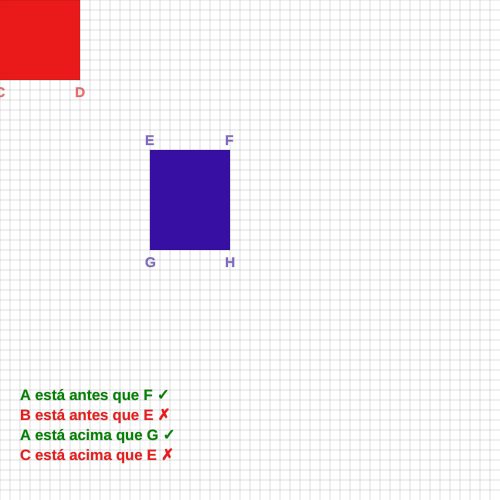
Frame 1 (no input)
Frame 60 (no input): identical to frame 1, image omitted
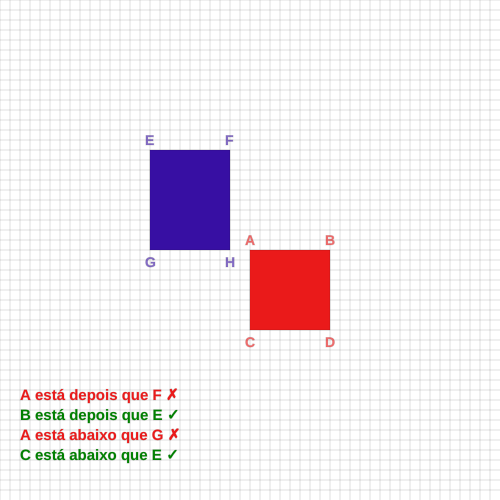
Frame 120 (the mouse pressed at the canvas centre since frame 60)

The p5.js sketch that drew these frames (run headless with seeded random() and noise() and a simulated clock; from frame 60 on, the mouse is pressed at the canvas centre):

// p5.js sketch
// ── sketch.js
const screenSize = {
	width: 500,
	height: 500
};

let exComplete = false;

const rect1 = {
	pos: { x: 0, y: 0 },
	width: 80,
	height: 80,
	points: ["A", "B", "C", "D"],
	color: 'rgba(234, 26, 26, 0.63)',
	hoverColor: 'rgba(234, 26, 26, 1)',
	getColor: function (collided) {
		return collided ? this.color : this.hoverColor;
	}
};

const rect2 = {
	pos: { x: 150, y: 150 },
	width: 80,
	height: 100,
	points: ["E", "F", "G", "H"],
	color: 'rgba(55, 15, 163, 0.60)',
	hoverColor: 'rgba(55, 15, 163, 1)',
	getColor: function (collided) {
		return collided ? this.color : this.hoverColor;
	}
};


function setup() {
	createCanvas(screenSize.width, screenSize.height);
	exComplete = new URL(window.location).searchParams.get("complete") == "true";
}

function draw() {
	background('white');
	stroke('black');

	rect1.pos.x = mouseX;
	rect1.pos.y = mouseY;

	drawGrid();
	drawRect(rect2, hasCollided(rect1, rect2));
	drawRect(rect1, hasCollided(rect1, rect2));
	drawPoints(rect1, rect2);
}

function drawGrid() {
	let x = 0;
	let y = 0;

	stroke('rgba(0, 0, 0, 0.13)');

	while (y < screenSize.height) {
		line(0, y, screenSize.width, y);
		y += 10;
	}

	while (x < screenSize.width) {
		line(x, 0, x, screenSize.height);
		x += 10;
	}
}

function drawRect(obj, collided) {
	fill(obj.getColor(collided));
	rect(obj.pos.x, obj.pos.y, obj.width, obj.height);

	if (exComplete) {
		drawPoint(getP1PointFormatted(obj), obj.pos.x - 20, obj.pos.y - 5, "black");
		drawPoint(getP2PointFormatted(obj), obj.pos.x + obj.width - 20, obj.pos.y - 5, "black");
		drawPoint(getP3PointFormatted(obj), obj.pos.x - 20, obj.pos.y + obj.height + 17, "black");
		drawPoint(getP4PointFormatted(obj), obj.pos.x + obj.width - 20, obj.pos.y + obj.height + 17, "black");
	} else {
		drawPoint(obj.points[0], obj.pos.x - 5, obj.pos.y - 5, obj.color);
		drawPoint(obj.points[1], obj.pos.x + obj.width - 5, obj.pos.y - 5, obj.color);
		drawPoint(obj.points[2], obj.pos.x - 5, obj.pos.y + obj.height + 17, obj.color);
		drawPoint(obj.points[3], obj.pos.x + obj.width - 5, obj.pos.y + obj.height + 17, obj.color);
	}

}

function drawPoints(rect1, rect2) {
	const checks = [
		{
			collided: hasCollidedAF(rect1, rect2),
			text: hasCollidedAF(rect1, rect2) ? "A está antes que F ✓" : "A está depois que F ✗",
			completeText: hasCollidedAF(rect1, rect2) ? "Ax está antes que Fx ✓" : "Ax está depois que Fx ✗"
		},
		{
			collided: hasCollidedBE(rect1, rect2),
			text: hasCollidedBE(rect1, rect2) ? "B está depois que E ✓" : "B está antes que E ✗",
			completeText: hasCollidedBE(rect1, rect2) ? "Bx está depois que Ex ✓" : "Bx está antes que Ex ✗",
		},
		{
			collided: hasCollidedAG(rect1, rect2),
			text: hasCollidedAG(rect1, rect2) ? "A está acima que G ✓" : "A está abaixo que G ✗",
			completeText: hasCollidedAG(rect1, rect2) ? "Ay está acima que Gy ✓" : "Ay está abaixo que Gy ✗",
		},
		{
			collided: hasCollidedCE(rect1, rect2),
			text: hasCollidedCE(rect1, rect2) ? "C está abaixo que E ✓" : "C está acima que E ✗",
			completeText: hasCollidedCE(rect1, rect2) ? "Cx está abaixo que Ex ✓" : "Cx está acima que Ex ✗",
		},
	];
	let posCheck = {
		x: 20,
		y: 400
	};

	checks.forEach(check => {
		let color = check.collided ? "green" : "rgba(234, 26, 26, 1)";

		fill(color);
		textSize(15);
		textStyle(BOLD);

		text(exComplete ? check.completeText : check.text, posCheck.x, posCheck.y);

		posCheck.y += 20;
	});
}

function drawPoint(point, posX, posY, color) {
	textSize(14);
	textStyle(BOLD);

	fill(color);
	text(point, posX, posY);
}

function getP1Point(obj) {
	return {
		x: obj.pos.x,
		y: obj.pos.y
	};
}

function getP1PointFormatted(obj) {
	const point = getP1Point(obj);
	return `${obj.points[0]}x:${point.x},\n${
		obj.points[0]}y:${point.y}`;
}

function getP2Point(obj) {
	return {
		x: obj.pos.x + obj.width,
		y: obj.pos.y
	};
}

function getP2PointFormatted(obj) {
	const point = getP2Point(obj);
	return `${obj.points[1]}x:${point.x},\n${
		obj.points[1]}y:${point.y}`;
}

function getP3Point(obj) {
	return {
		x: obj.pos.x,
		y: obj.pos.y + obj.height
	};
}

function getP3PointFormatted(obj) {
	const point = getP3Point(obj);
	return `${obj.points[2]}x:${point.x},\n${
		obj.points[2]}y:${point.y}`;
}

function getP4Point(obj) {
	return {
		x: obj.pos.x + obj.width,
		y: obj.pos.y + obj.height
	};
}

function getP4PointFormatted(obj) {
	const point = getP4Point(obj);
	return `${obj.points[3]}x:${point.x},\n${
		obj.points[3]}y:${point.y}`;
}

function hasCollidedAF(rect1, rect2) {
	return rect1.pos.x < rect2.pos.x + rect2.width;
}

function hasCollidedBE(rect1, rect2) {
	return rect1.pos.x + rect1.width > rect2.pos.x;
}

function hasCollidedAG() {
	return rect1.pos.y < rect2.pos.y + rect2.height;
}

function hasCollidedCE() {
	return rect1.pos.y + rect1.height > rect2.pos.y;
}

function hasCollided(rect1, rect2) {
	let x1 = rect1.pos.x < rect2.pos.x + rect2.width;
	let x2 = rect1.pos.x + rect1.width > rect2.pos.x;
	let y1 = rect1.pos.y < rect2.pos.y + rect2.height;
	let y2 = rect1.pos.y + rect1.height > rect2.pos.y;

	return x1 && x2 && y1 && y2;
}
